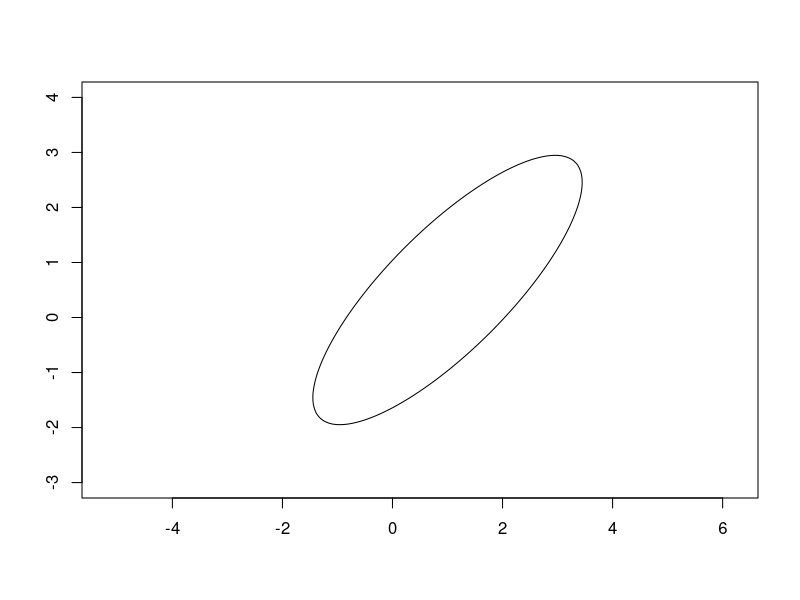

Write R code to recreate this figure.
### Exercise 5   

remove(list = ls())

m = c(1,0.5)
m1 = 1
m2 = 0.5
s = matrix(c(1,0.8,0.8,1),2,2)
S = solve(s)

# a) 

x1 = seq(-3,4,le=100)
x2 = x1

f= function(v1,v2)
{
 S[1,1]*(v1-m1)^2+S[2,2]*(v2-m2)^2+2*S[2,1]*(v1-m1)*(v2-m2)
}

c = qchisq(0.95,2)
z = outer(x1,x2,f)
contour(x1,x2, z, levels = c, asp = 1, drawlabels = FALSE)


# b) 

dens = (2*pi)^-1*det(s)^-0.5*exp(-0.5*qchisq(0.95,2))
dens1 = round(dens, digits = 5)
paste("Ervery point on this contour exhibit is lying on on the density value", dens1)

# c) 

eigen(s)

L1 = sqrt(eigen(s)$values[1])*sqrt(qchisq(0.95,2))
L1
L2 = sqrt(eigen(s)$values[2])*sqrt(qchisq(0.95,2))
L2

